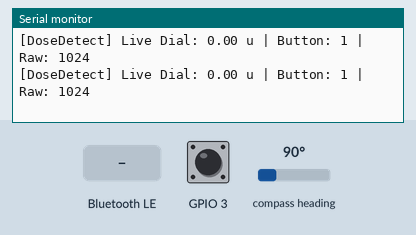
Recording of a program running on a simulated Seeed XIAO ESP32-C3. Shown: the last lines printed to the serial monitor. Wiring (inferred from the names in the program): AS5600 angle sensor at I2C address 0x36. The test bench sets the inputs (shaded band); at power-on: GPIO 3 HIGH, compass heading 90°. Random numbers use the default seed unless the program sets one; EEPROM starts erased; nothing arrives over Bluetooth unless stated; a phone connects over Bluetooth LE 3 s after start.

Above: at 1.4 s.
1.5 s: GPIO 3 pulled LOW for 0.15 s
At 1.8 s:
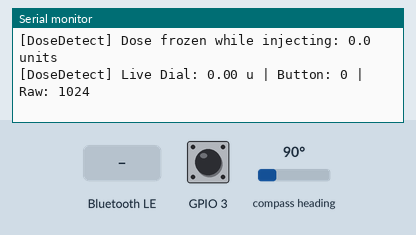
4.6 s: Bluetooth LE write "t," received
At 4.72 s:
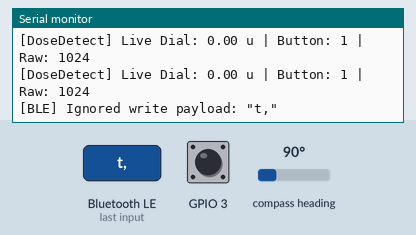
6.1 s: Bluetooth LE write "a," received
7.6 s: Bluetooth LE write "0" received
At 7.76 s:
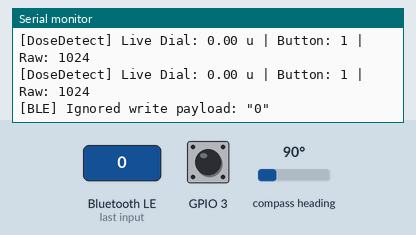
9.1 s: compass heading set to 7°
At 9.4 s:
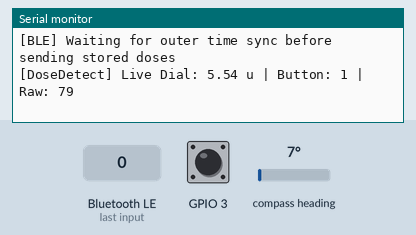
10.6 s: GPIO 3 pulled LOW for 1 s
At 10.84 s:
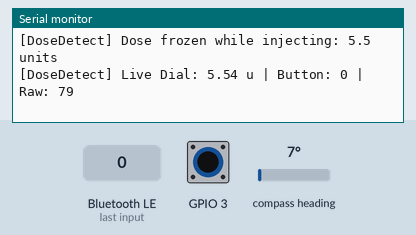

Measured:
- after the input at 1.5 s, the serial monitor: prints a new line after 0.08 s (image 1)
- after the input at 4.6 s, the serial monitor: prints a new line at once (image 2)
- after the input at 7.6 s, the serial monitor: prints a new line at once (image 3)
- after the input at 9.1 s, the serial monitor: prints a new line after 0.15 s (image 4)
- after the input at 10.6 s, the serial monitor: prints a new line after 0.06 s (image 5)

The program:

main.cpp
```cpp
#include <Arduino.h>
#include <freertos/FreeRTOS.h>
#include <freertos/queue.h>
#include "config/app_config.h"
#include "models/dose_event.h"
#include "services/storage_service.h"

// Forward declarations for tasks defined in tasks/
void doseDetectionTask(void* pvParams);
void bleTransferTask(void* pvParams);

// Shared queue: doseDetectionTask → bleTransferTask
QueueHandle_t doseEventQueue = nullptr;
PenDoseStorageService doseStorage;
bool doseStorageReady = false;

void setup() {
    Serial.begin(SERIAL_BAUD);
    delay(200);
    Serial.println("=== Dia-Smart Pen Unit Starting ===");

    doseStorageReady = doseStorage.begin();
    if (doseStorageReady) {
        Serial.printf("[Main] Dose storage ready: %u pending / %u capacity\n",
                      doseStorage.countByStatus(DOSE_RECORD_PENDING),
                      doseStorage.capacity());
    } else {
        Serial.println("[Main] ERROR: dose storage unavailable; confirmed doses will not be queued");
    }

    // Create shared queue before starting tasks
    doseEventQueue = xQueueCreate(DOSE_QUEUE_LENGTH, sizeof(DoseEvent));
    if (doseEventQueue == nullptr) {
        Serial.println("[FATAL] Failed to create doseEventQueue — halting");
        while (true) { delay(1000); }
    }

    // Dose detection on Core 1 (sensor-heavy, avoids BLE Core 0 contention)
    xTaskCreatePinnedToCore(
        doseDetectionTask,
        "DoseDetect",
        STACK_DOSE_DETECT,
        nullptr,
        2,          // higher priority so button presses are never missed
        nullptr,
        1           // Core 1
    );

    // BLE GATT server on Core 0 (Bluetooth stack lives on Core 0)
    xTaskCreatePinnedToCore(
        bleTransferTask,
        "BLETransfer",
        STACK_BLE_TRANSFER,
        nullptr,
        1,
        nullptr,
        0           // Core 0
    );

    Serial.println("[Main] FreeRTOS tasks started");
}

// FreeRTOS takes over — loop() intentionally idle.
void loop() {
    vTaskDelay(pdMS_TO_TICKS(10000));
}
```

dose_event.h
```cpp
#pragma once

#include <stdint.h>

// =============================================================================
// DoseEvent — internal queue message passed from doseDetectionTask to
// bleTransferTask. Represents one confirmed injection detected by the pen unit.
// =============================================================================

struct DoseEvent {
    // Calculated insulin units: abs(angleDelta) / DEGREES_PER_UNIT
    float    doseUnits;

    // Raw AS5600 angle delta (degrees) that produced this dose reading
    float    angleDegrees;

    // Confidence level (0–100 %). Based on whether angle crossed the
    // threshold cleanly and button was explicitly pressed.
    float    confidencePercent;

    // millis() timestamp at the moment the button was pressed (detection time)
    uint32_t timestampMs;
};
```

persistent_dose_record.h
```cpp
#pragma once

#include <stdint.h>
#include "../../../common/models/event_identity.h"

// Fixed-size flash/NVS record model for confirmed pen doses.
// Runtime persistence is added in a later step; this file defines the contract.

enum DoseRecordStatus : uint8_t {
    DOSE_RECORD_EMPTY = 0,
    DOSE_RECORD_PENDING = 1,
    DOSE_RECORD_SENT = 2,
    DOSE_RECORD_ACKED = 3,
    DOSE_RECORD_INVALID = 4
};

struct PersistentDoseRecord {
    EventIdentity identity;
    SourceTiming timing;
    float doseUnits;
    float angleDegrees;
    float confidencePercent;
    uint8_t status;       // DoseRecordStatus
    uint8_t retryCount;
    uint16_t reserved;
};

static const uint8_t PEN_DOSE_RECORD_CAPACITY = 8;
static const uint8_t PEN_DOSE_RECORD_FORMAT_VERSION = 1;
```

dose_service.cpp
```cpp

```

storage_service.cpp
```cpp
#include "storage_service.h"

#include <stdio.h>
#include <string.h>

namespace {
constexpr const char* NVS_NAMESPACE = "dose_store";
constexpr const char* NVS_FORMAT_KEY = "fmt";
}

bool PenDoseStorageService::begin() {
    if (!initialized) {
        clearVolatileMirror();
        if (!preferences.begin(NVS_NAMESPACE, false)) {
            return false;
        }

        uint8_t storedFormat = preferences.getUChar(NVS_FORMAT_KEY, 0);
        if (storedFormat != PEN_DOSE_RECORD_FORMAT_VERSION) {
            preferences.putUChar(NVS_FORMAT_KEY, PEN_DOSE_RECORD_FORMAT_VERSION);
        }

        if (!loadAllRecords()) {
            return false;
        }

        initialized = true;
    }
    return true;
}

uint8_t PenDoseStorageService::capacity() const {
    return PEN_DOSE_RECORD_CAPACITY;
}

bool PenDoseStorageService::appendPending(const PersistentDoseRecord& record) {
    if (!initialized) {
        return false;
    }

    int slot = findEmptySlot();
    if (slot < 0) {
        return false;
    }

    PersistentDoseRecord pending = record;
    pending.status = DOSE_RECORD_PENDING;

    if (!persistRecord((uint8_t)slot, pending)) {
        return false;
    }

    records[slot] = pending;
    return true;
}

bool PenDoseStorageService::read(uint8_t index, PersistentDoseRecord* out) const {
    if (!initialized || out == nullptr || !isValidIndex(index)) {
        return false;
    }

    *out = records[index];
    return records[index].status != DOSE_RECORD_EMPTY;
}

bool PenDoseStorageService::updateStatus(uint8_t index, DoseRecordStatus status) {
    if (!initialized || !isValidIndex(index)) {
        return false;
    }

    if (records[index].status == DOSE_RECORD_EMPTY) {
        return false;
    }

    PersistentDoseRecord updated = records[index];
    updated.status = status;

    if (!persistRecord(index, updated)) {
        return false;
    }

    records[index] = updated;
    return true;
}

uint8_t PenDoseStorageService::countByStatus(DoseRecordStatus status) const {
    if (!initialized) {
        return 0;
    }

    uint8_t count = 0;
    for (uint8_t i = 0; i < PEN_DOSE_RECORD_CAPACITY; ++i) {
        if (records[i].status == status) {
            ++count;
        }
    }
    return count;
}

uint8_t PenDoseStorageService::pendingDoseCount() const {
    return countByStatus(DOSE_RECORD_PENDING) + countByStatus(DOSE_RECORD_SENT);
}

void PenDoseStorageService::clearVolatileMirror() {
    memset(records, 0, sizeof(records));
}

bool PenDoseStorageService::isValidIndex(uint8_t index) const {
    return index < PEN_DOSE_RECORD_CAPACITY;
}

int PenDoseStorageService::findEmptySlot() const {
    for (uint8_t i = 0; i < PEN_DOSE_RECORD_CAPACITY; ++i) {
        if (records[i].status == DOSE_RECORD_EMPTY) {
            return i;
        }
    }
    return -1;
}

bool PenDoseStorageService::loadAllRecords() {
    for (uint8_t i = 0; i < PEN_DOSE_RECORD_CAPACITY; ++i) {
        if (!loadRecord(i)) {
            return false;
        }
    }
    return true;
}

bool PenDoseStorageService::loadRecord(uint8_t index) {
    if (!isValidIndex(index)) {
        return false;
    }

    char key[5] = {};
    buildRecordKey(index, key, sizeof(key));

    PersistentDoseRecord record = {};
    size_t bytesRead = preferences.getBytes(key, &record, sizeof(record));

    if (bytesRead == 0) {
        records[index] = {};
        return true;
    }

    if (bytesRead != sizeof(record)) {
        records[index] = {};
        return true;
    }

    records[index] = record;
    return true;
}

bool PenDoseStorageService::persistRecord(uint8_t index, const PersistentDoseRecord& record) {
    if (!isValidIndex(index)) {
        return false;
    }

    char key[5] = {};
    buildRecordKey(index, key, sizeof(key));

    size_t bytesWritten = preferences.putBytes(key, &record, sizeof(record));
    return bytesWritten == sizeof(record);
}

void PenDoseStorageService::buildRecordKey(uint8_t index, char* key, uint8_t keyLen) const {
    if (key == nullptr || keyLen == 0) {
        return;
    }
    snprintf(key, keyLen, "r%02u", index);
}
```

storage_service.h
```cpp
#pragma once

#include <Preferences.h>
#include <stdint.h>
#include "../models/persistent_dose_record.h"

class PenDoseStorageService {
public:
    bool begin();
    uint8_t capacity() const;
    bool appendPending(const PersistentDoseRecord& record);
    bool read(uint8_t index, PersistentDoseRecord* out) const;
    bool updateStatus(uint8_t index, DoseRecordStatus status);
    uint8_t countByStatus(DoseRecordStatus status) const;
    uint8_t pendingDoseCount() const;
    void clearVolatileMirror();

private:
    PersistentDoseRecord records[PEN_DOSE_RECORD_CAPACITY] = {};
    Preferences preferences;
    bool initialized = false;

    bool isValidIndex(uint8_t index) const;
    int findEmptySlot() const;
    bool loadAllRecords();
    bool loadRecord(uint8_t index);
    bool persistRecord(uint8_t index, const PersistentDoseRecord& record);
    void buildRecordKey(uint8_t index, char* key, uint8_t keyLen) const;
};
```

ble_transfer_task.cpp
```cpp
#include <Arduino.h>
#include <BLEDevice.h>
#include <BLEServer.h>
#include <BLEUtils.h>
#include <BLE2902.h>
#include <freertos/FreeRTOS.h>
#include <freertos/queue.h>
#include <stdio.h>
#include <string.h>
#include <string>
#include "../config/app_config.h"
#include "../models/dose_event.h"
#include "../models/persistent_dose_record.h"
#include "../services/storage_service.h"

extern QueueHandle_t doseEventQueue;
extern PenDoseStorageService doseStorage;
extern bool doseStorageReady;

// ---- BLE connection state (set from server callbacks) -------------------- //
static volatile bool deviceConnected = false;
static volatile bool timeSyncReady = false;
static volatile bool connectionTimeSyncReady = false;
static uint32_t timeSyncEpochSec = 0;
static uint32_t timeSyncMillis = 0;
static uint32_t lastTimeSyncWaitLogMs = 0;
static uint32_t lastAdvertisingStateCheckMs = 0;

static BLEServer* pServer = nullptr;
static BLECharacteristic* pDoseCharistic = nullptr;

enum AdvertisingMode {
    ADV_MODE_UNKNOWN = 0,
    ADV_MODE_SLOW,
    ADV_MODE_FAST
};

static AdvertisingMode currentAdvertisingMode = ADV_MODE_UNKNOWN;

static uint8_t activeDoseCount() {
    if (!doseStorageReady) {
        return 0;
    }
    return doseStorage.pendingDoseCount();
}

static void applyAdvertisingMode(bool force) {
    if (deviceConnected) {
        return;
    }

    uint8_t pendingCount = activeDoseCount();
    AdvertisingMode targetMode = (pendingCount > 0) ? ADV_MODE_FAST : ADV_MODE_SLOW;
    if (!force && targetMode == currentAdvertisingMode) {
        return;
    }

    BLEAdvertising* pAdvertising = BLEDevice::getAdvertising();
    if (targetMode == ADV_MODE_FAST) {
        pAdvertising->setMinInterval(BLE_ADV_FAST_MIN_INTERVAL);
        pAdvertising->setMaxInterval(BLE_ADV_FAST_MAX_INTERVAL);
    } else {
        pAdvertising->setMinInterval(BLE_ADV_SLOW_MIN_INTERVAL);
        pAdvertising->setMaxInterval(BLE_ADV_SLOW_MAX_INTERVAL);
    }

    BLEDevice::startAdvertising();
    currentAdvertisingMode = targetMode;

    Serial.printf("[BLE] Advertising %s (pending=%u)\n",
                  targetMode == ADV_MODE_FAST ? "FAST" : "SLOW",
                  pendingCount);
}

static bool parseTimeSyncPayload(const char* payload, uint32_t* epochSec) {
    if (payload == nullptr || epochSec == nullptr || strncmp(payload, "t,", 2) != 0) {
        return false;
    }

    unsigned long parsedEpoch = 0;
    if (sscanf(payload, "t,%lu", &parsedEpoch) != 1 || parsedEpoch < 1700000000UL) {
        return false;
    }

    *epochSec = (uint32_t)parsedEpoch;
    return true;
}

static bool parseAckPayload(const char* payload, uint8_t* slot) {
    if (payload == nullptr || slot == nullptr || strncmp(payload, "a,", 2) != 0) {
        return false;
    }

    int parsedSlot = -1;
    if (sscanf(payload, "a,%d", &parsedSlot) != 1 || parsedSlot < 0) {
        return false;
    }

    *slot = (uint8_t)parsedSlot;
    return true;
}

static uint32_t calculateTakenEpochSec(uint32_t doseTakenMillis) {
    int32_t deltaMs = (int32_t)(doseTakenMillis - timeSyncMillis);
    int64_t takenEpoch = (int64_t)timeSyncEpochSec + (deltaMs / 1000);
    if (takenEpoch < 0) {
        return 0;
    }
    return (uint32_t)takenEpoch;
}

static void drainDoseQueueSignals() {
    DoseEvent ignored;
    while (xQueueReceive(doseEventQueue, &ignored, 0) == pdTRUE) {
        Serial.println("[BLE] Dose queue signal received; stored record will be sent");
    }
}

static bool notifyStoredDose(uint8_t index, const PersistentDoseRecord& record) {
    uint32_t takenEpochSec = calculateTakenEpochSec(record.timing.sourceTimestampMs);
    int doseTenths = (int)(record.doseUnits * 10.0f + 0.5f);
    char payload[28];
    snprintf(payload, sizeof(payload), "d,%u,%d,%lu",
             index,
             doseTenths,
             (unsigned long)takenEpochSec);

    pDoseCharistic->setValue(payload);
    pDoseCharistic->notify();

    Serial.printf("[BLE] Notified stored dose slot %u: \"%s\" (%.1f units, epoch %lu, conf %.0f%%)\n",
                  index,
                  payload,
                  record.doseUnits,
                  (unsigned long)takenEpochSec,
                  record.confidencePercent);

    if (!doseStorage.updateStatus(index, DOSE_RECORD_SENT)) {
        Serial.printf("[BLE] WARNING: failed to mark slot %u as sent\n", index);
        return false;
    }

    vTaskDelay(pdMS_TO_TICKS(BLE_NOTIFY_INTERVAL_MS));
    return true;
}

static void notifyPendingStoredDoses() {
    if (!doseStorageReady) {
        return;
    }

    if (!timeSyncReady || !connectionTimeSyncReady) {
        uint32_t nowMs = millis();
        if ((nowMs - lastTimeSyncWaitLogMs) >= 2000UL) {
            Serial.println("[BLE] Waiting for outer time sync before sending stored doses");
            lastTimeSyncWaitLogMs = nowMs;
        }
        return;
    }

    for (uint8_t i = 0; i < doseStorage.capacity(); ++i) {
        if (!deviceConnected) {
            return;
        }

        PersistentDoseRecord record = {};
        if (doseStorage.read(i, &record) &&
            (record.status == DOSE_RECORD_PENDING || record.status == DOSE_RECORD_SENT)) {
            notifyStoredDose(i, record);
        }
    }
}

// ---- BLE Server callbacks ------------------------------------------------ //

class DoseCharacteristicCallbacks : public BLECharacteristicCallbacks {
    void onWrite(BLECharacteristic* characteristic) override {
        std::string value = characteristic->getValue();
        if (value.empty()) {
            return;
        }

        char payload[32] = {};
        size_t copyLen = (value.length() < sizeof(payload) - 1) ? value.length() : sizeof(payload) - 1;
        memcpy(payload, value.data(), copyLen);

        uint32_t epochSec = 0;
        if (parseTimeSyncPayload(payload, &epochSec)) {
            timeSyncEpochSec = epochSec;
            timeSyncMillis = millis();
            timeSyncReady = true;
            connectionTimeSyncReady = true;
            Serial.printf("[BLE] Time sync received: epoch=%lu at penMillis=%lu\n",
                          (unsigned long)timeSyncEpochSec,
                          (unsigned long)timeSyncMillis);
            return;
        }

        uint8_t ackSlot = 0;
        if (parseAckPayload(payload, &ackSlot)) {
            if (!doseStorageReady || ackSlot >= doseStorage.capacity()) {
                Serial.printf("[BLE] Ignored ACK for invalid slot %u\n", ackSlot);
                return;
            }

            if (doseStorage.updateStatus(ackSlot, DOSE_RECORD_EMPTY)) {
                Serial.printf("[BLE] ACK received; cleared stored dose slot %u\n", ackSlot);
                applyAdvertisingMode(false);
            } else {
                Serial.printf("[BLE] ACK received but slot %u was not clearable\n", ackSlot);
            }
            return;
        }

        Serial.printf("[BLE] Ignored write payload: \"%s\"\n", payload);
    }
};

class DoseServerCallbacks : public BLEServerCallbacks {
    void onConnect(BLEServer* pSrv) override {
        (void)pSrv;
        deviceConnected = true;
        connectionTimeSyncReady = false;
        Serial.println("[BLE] Client connected");
    }

    void onDisconnect(BLEServer* pSrv) override {
        (void)pSrv;
        deviceConnected = false;
        Serial.println("[BLE] Client disconnected");
        applyAdvertisingMode(true);
    }
};

// ---- BLE setup ----------------------------------------------------------- //

static void setupBLE() {
    BLEDevice::init(BLE_DEVICE_NAME);

    pServer = BLEDevice::createServer();
    pServer->setCallbacks(new DoseServerCallbacks());

    BLEService* pService = pServer->createService(BLE_SERVICE_UUID);

    pDoseCharistic = pService->createCharacteristic(
        BLE_CHARACTERISTIC_UUID,
        BLECharacteristic::PROPERTY_READ |
        BLECharacteristic::PROPERTY_NOTIFY |
        BLECharacteristic::PROPERTY_WRITE
    );

    pDoseCharistic->setCallbacks(new DoseCharacteristicCallbacks());
    pDoseCharistic->addDescriptor(new BLE2902());

    pService->start();

    BLEAdvertising* pAdvertising = BLEDevice::getAdvertising();
    pAdvertising->addServiceUUID(BLE_SERVICE_UUID);
    pAdvertising->setScanResponse(true);
    pAdvertising->setMinPreferred(0x06);

    Serial.printf("[BLE] Ready as \"%s\"\n", BLE_DEVICE_NAME);
    applyAdvertisingMode(true);
}

// ---- Task ---------------------------------------------------------------- //

void bleTransferTask(void* pvParams) {
    (void)pvParams;
    setupBLE();

    for (;;) {
        if (deviceConnected) {
            drainDoseQueueSignals();
            notifyPendingStoredDoses();
        } else {
            uint32_t nowMs = millis();
            if ((nowMs - lastAdvertisingStateCheckMs) >= BLE_ADV_STATE_CHECK_MS) {
                lastAdvertisingStateCheckMs = nowMs;
                applyAdvertisingMode(false);
            }
        }

        vTaskDelay(pdMS_TO_TICKS(50));
    }
}
```

buffer_retry_task.cpp
```cpp

```

rotation_tracking_task.cpp
```cpp

```

sleep_manager_task.cpp
```cpp

```

Source omitted: dose_detection_task.cpp (8231 bytes), app_config.h (1814 bytes)
